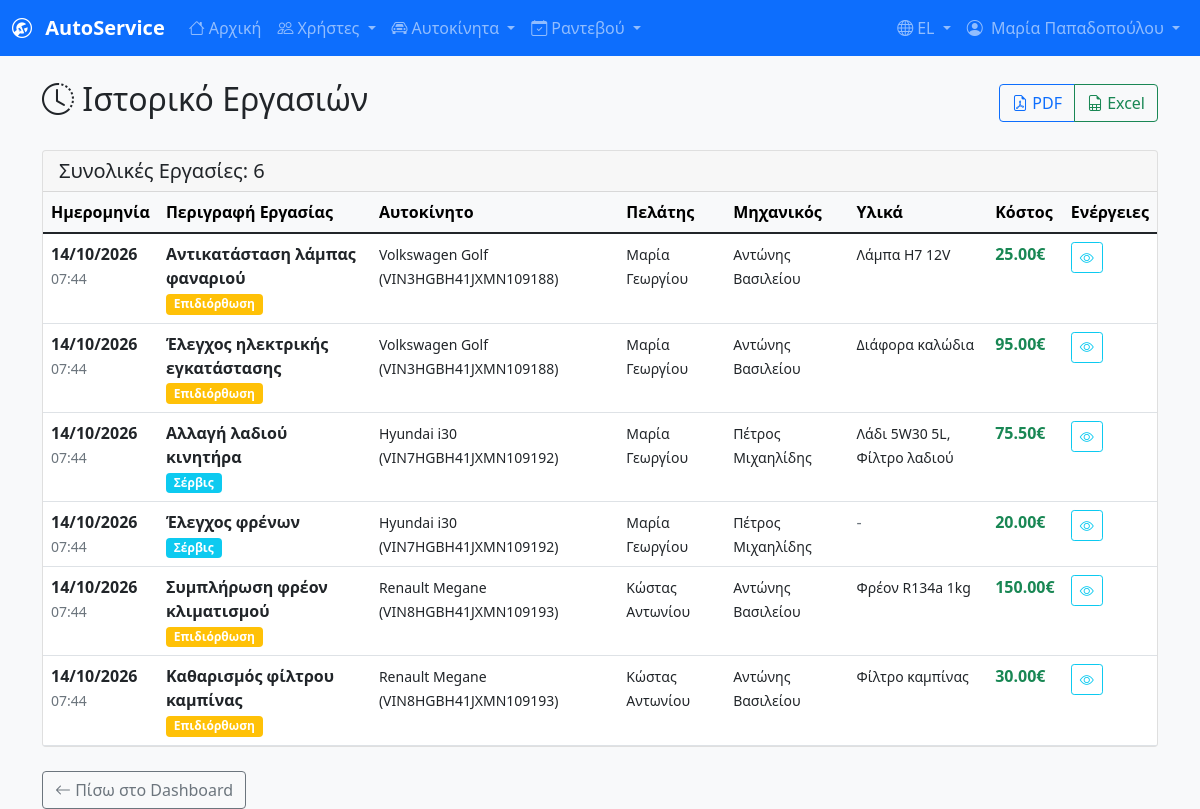
Page /reports/service_history.php (signed in) on the committed database.
### tables this page shows
CREATE TABLE users (
    id INT PRIMARY KEY AUTO_INCREMENT,
    username VARCHAR(50) UNIQUE NOT NULL,
    email VARCHAR(100) UNIQUE NOT NULL,
    password VARCHAR(255) NOT NULL,
    first_name VARCHAR(50) NOT NULL,
    last_name VARCHAR(50) NOT NULL,
    id_number VARCHAR(20) UNIQUE NOT NULL COMMENT 'Αριθμός Ταυτότητας (ΑΤ)',
    role ENUM('customer', 'secretary', 'mechanic') NOT NULL,
    phone VARCHAR(15),
    is_active BOOLEAN DEFAULT FALSE COMMENT 'Λογαριασμός ανενεργός μέχρι ενεργοποίησης από γραμματέα',
    created_at TIMESTAMP DEFAULT CURRENT_TIMESTAMP,
    updated_at TIMESTAMP DEFAULT CURRENT_TIMESTAMP ON UPDATE CURRENT_TIMESTAMP,
    INDEX idx_username (username),
    INDEX idx_email (email),
    INDEX idx_role (role),
    INDEX idx_id_number (id_number)
);

CREATE TABLE services (
    id INT PRIMARY KEY AUTO_INCREMENT,
    appointment_id INT,
    description TEXT NOT NULL COMMENT 'Περιγραφή εργασίας',
    materials_used TEXT COMMENT 'Σχετιζόμενα υλικά',
    completion_time TIMESTAMP DEFAULT CURRENT_TIMESTAMP COMMENT 'Ώρα περαίωσης εργασίας',
    cost DECIMAL(10,2) NOT NULL DEFAULT 0.00 COMMENT 'Κόστος εργασίας',
    created_at TIMESTAMP DEFAULT CURRENT_TIMESTAMP,
    FOREIGN KEY (appointment_id) REFERENCES appointments(id) ON DELETE CASCADE,
    INDEX idx_appointment_id (appointment_id)
);

### includes/auth.php (called while the page is built, shortened)
<?php
function isLoggedIn() {
    return isset($_SESSION['user_id']) && !empty($_SESSION['user_id']);
}
function getCurrentUser() {
    return [
        'id' => $_SESSION['user_id'],
        'username' => $_SESSION['username'] ?? '',
        'first_name' => $_SESSION['first_name'] ?? '',
        'last_name' => $_SESSION['last_name'] ?? '',
        'full_name' => ($_SESSION['first_name'] ?? '') . ' ' . ($_SESSION['last_name'] ?? ''),
        'email' => $_SESSION['email'] ?? '',
        'role' => $_SESSION['role'] ?? 'customer',
        'phone' => $_SESSION['phone'] ?? '',
        'is_active' => $_SESSION['is_active'] ?? 1
    ];
}
function getUserFullName() {
    $user = getCurrentUser();
    $firstName = $user['first_name'] ?? '';
    $lastName = $user['last_name'] ?? '';
    return trim($firstName . ' ' . $lastName);
}
function loadUserDataToSession() {
    try {
        global $pdo;
        $stmt = $pdo->prepare("
            SELECT id, username, first_name, last_name, email, role, phone, is_active, created_at
            FROM users
            WHERE id = ? AND is_active = 1
        ");
        $stmt->execute([$_SESSION['user_id']]);
        $user = $stmt->fetch(PDO::FETCH_ASSOC);
        if ($user) {
            return true;
        } else {
            logout();
            return false;
        }
    } catch (Exception $e) {
        error_log("Error loading user data: " . $e->getMessage());
        $_SESSION['first_name'] = $_SESSION['first_name'] ?? '';
        $_SESSION['last_name'] = $_SESSION['last_name'] ?? '';
        $_SESSION['role'] = $_SESSION['role'] ?? 'customer';
        $_SESSION['user_data_loaded'] = true;
        return false;
    }
}
if (isLoggedIn() && (!isset($_SESSION['user_data_loaded']) || !$_SESSION['user_data_loaded'])) {
    loadUserDataToSession();
}
?>

### reports/service_history.php (the view, shortened to what this page needs)
<?php
require_once '../config/database.php';
try {
    if ($_SESSION['role'] === 'customer') {
        $stmt = $pdo->prepare("
            SELECT s.*, a.appointment_date, a.reason as appointment_reason,
                   CONCAT(v.brand, ' ', v.model, ' (', v.serial_number, ')') as vehicle_info,
                   CONCAT(u.first_name, ' ', u.last_name) as mechanic_name
            FROM services s
            JOIN appointments a ON s.appointment_id = a.id
            JOIN vehicles v ON a.vehicle_id = v.id
            LEFT JOIN users u ON a.mechanic_id = u.id
            WHERE a.customer_id = ?
            ORDER BY s.completion_time DESC
        ");
        $stmt->execute([$_SESSION['user_id']]);
    } else {
        $stmt = $pdo->prepare("
            SELECT s.*, a.appointment_date, a.reason as appointment_reason,
                   CONCAT(v.brand, ' ', v.model, ' (', v.serial_number, ')') as vehicle_info,
                   CONCAT(u.first_name, ' ', u.last_name) as mechanic_name,
                   CONCAT(cu.first_name, ' ', cu.last_name) as customer_name
            FROM services s
            JOIN appointments a ON s.appointment_id = a.id
            JOIN vehicles v ON a.vehicle_id = v.id
            JOIN users cu ON a.customer_id = cu.id
            LEFT JOIN users u ON a.mechanic_id = u.id
            ORDER BY s.completion_time DESC
        ");
        $stmt->execute();
    }
    $services = $stmt->fetchAll();
} catch (Exception $e) {
    $services = [];
    error_log("Error loading service history: " . $e->getMessage());
}
?>
<!DOCTYPE html>
<html lang="el">
<head>
    <link href="https://cdn.jsdelivr.net/npm/bootstrap@5.1.3/dist/css/bootstrap.min.css" rel="stylesheet">
    <link href="https://cdn.jsdelivr.net/npm/bootstrap-icons@1.8.1/font/bootstrap-icons.css" rel="stylesheet">
</head>
<body class="bg-light">
    <?php include '../includes/navbar.php'; ?>
    <div class="container mt-4">
        <div class="d-flex justify-content-between align-items-center mb-4">
            <h2><i class="bi bi-clock-history"></i> Ιστορικό Εργασιών</h2>
            <?php if ($_SESSION['role'] !== 'customer'): ?>
                <div class="btn-group">
                    <button class="btn btn-outline-primary" onclick="exportHistory('pdf')">
                        <i class="bi bi-file-earmark-pdf"></i> PDF
                    </button>
                    <button class="btn btn-outline-success" onclick="exportHistory('excel')">
                        <i class="bi bi-file-earmark-spreadsheet"></i> Excel
                    </button>
                </div>
            <?php endif; ?>
        </div>
        <?php if (empty($services)): ?>
            <div class="card">
                <div class="card-body text-center py-5">
                    <i class="bi bi-clock-history" style="font-size: 3rem; color: #ccc;"></i>
                    <h4 class="mt-3 text-muted">
                        <?php echo $_SESSION['role'] === 'customer' ? 'Δεν έχετε ιστορικό εργασιών' : 'Δεν υπάρχουν εργασίες στο σύστημα'; ?>
                    </h4>
                    <p class="text-muted">
                        <?php echo $_SESSION['role'] === 'customer' ? 'Κλείστε το πρώτο σας ραντεβού' : 'Οι εργασίες θα εμφανιστούν εδώ μετά την ολοκλήρωσή τους'; ?>
                    </p>
                </div>
            </div>
        <?php else: ?>
            <div class="card">
                <div class="card-header">
                    <h5 class="mb-0">
                        Συνολικές Εργασίες: <?php echo count($services); ?>
                    </h5>
                </div>
                <div class="card-body p-0">
                    <div class="table-responsive">
                        <table class="table table-hover mb-0">
                            <thead class="table-light">
                                <tr>
                                    <th>Ημερομηνία</th>
                                    <th>Περιγραφή Εργασίας</th>
                                    <th>Αυτοκίνητο</th>
                                    <?php if ($_SESSION['role'] !== 'customer'): ?>
                                        <th>Πελάτης</th>
                                    <?php endif; ?>
                                    <th>Μηχανικός</th>
                                    <th>Υλικά</th>
                                    <th>Κόστος</th>
                                    <th>Ενέργειες</th>
                                </tr>
                            </thead>
                            <tbody>
                                <?php foreach ($services as $service): ?>
                                    <tr>
                                        <td>
                                            <div>
                                                <strong><?php echo date('d/m/Y', strtotime($service['completion_time'])); ?></strong><br>
                                                <small class="text-muted"><?php echo date('H:i', strtotime($service['completion_time'])); ?></small>
                                            </div>
                                        </td>
                                        <td>
                                            <div>
                                                <strong><?php echo htmlspecialchars($service['description']); ?></strong>
                                                <?php if ($service['appointment_reason']): ?>
                                                    <br><span class="badge bg-<?php echo $service['appointment_reason'] === 'service' ? 'info' : 'warning'; ?> text-xs">
                                                        <?php echo $service['appointment_reason'] === 'service' ? 'Σέρβις' : 'Επιδιόρθωση'; ?>
                                                    </span>
                                                <?php endif; ?>
                                            </div>
                                        </td>
                                        <td>
                                            <small><?php echo htmlspecialchars($service['vehicle_info']); ?></small>
                                        </td>
                                        <?php if ($_SESSION['role'] !== 'customer'): ?>
                                            <td>
                                                <small><?php echo htmlspecialchars($service['customer_name'] ?? 'N/A'); ?></small>
                                            </td>
                                        <?php endif; ?>
                                        <td>
                                            <small><?php echo htmlspecialchars($service['mechanic_name'] ?? 'N/A'); ?></small>
                                        </td>
                                        <td>
                                            <?php if (!empty($service['materials_used'])): ?>
                                                <small><?php echo htmlspecialchars($service['materials_used']); ?></small>
                                            <?php else: ?>
                                                <span class="text-muted">-</span>
                                            <?php endif; ?>
                                        </td>
                                        <td>
                                            <span class="fw-bold text-success"><?php echo number_format($service['cost'], 2); ?>€</span>
                                        </td>
                                        <td>
                                            <button class="btn btn-sm btn-outline-info" onclick="viewServiceDetails(<?php echo $service['id']; ?>)">
                                                <i class="bi bi-eye"></i>
                                            </button>
                                        </td>
                                    </tr>
                                <?php endforeach; ?>
                            </tbody>
                        </table>
                    </div>
                </div>
            </div>
        <?php endif; ?>
        <div class="mt-4">
            <a href="<?php echo $_SESSION['role']; ?>_dashboard.php" class="btn btn-outline-secondary">
                <i class="bi bi-arrow-left"></i> Πίσω στο Dashboard
            </a>
        </div>
    </div>
</body>
</html>

### includes/navbar.php (shortened to what this page needs)
<?php
require_once __DIR__ . '/auth.php';
$current_user = getCurrentUser();
$user_role = $current_user['role'] ?? '';
$user_name = getUserFullName();
$base_url = '/garage_management';
$dashboard_links = [
    'secretary' => $base_url . '/secretary_dashboard.php',
    'customer' => $base_url . '/customer_dashboard.php',
    'mechanic' => $base_url . '/mechanic_dashboard.php',
    'admin' => $base_url . '/admin_dashboard.php'
];
$dashboard_link = $dashboard_links[$user_role] ?? $base_url . '/auth/login.php';
?>
<nav class="navbar navbar-expand-lg navbar-dark bg-primary sticky-top">
    <div class="container-fluid">
        <a class="navbar-brand fw-bold" href="<?php echo $dashboard_link; ?>">
            <i class="bi bi-wrench-adjustable-circle me-2"></i>
            AutoService
        </a>
        <div class="collapse navbar-collapse" id="navbarNav">
            <ul class="navbar-nav me-auto">
                <li class="nav-item">
                    <a class="nav-link" href="<?php echo $dashboard_link; ?>">
                        <i class="bi bi-house me-1"></i>Αρχική
                    </a>
                </li>
                <?php if ($user_role === 'secretary'): ?>
                    <li class="nav-item dropdown">
                        <a class="nav-link dropdown-toggle" href="#" role="button" data-bs-toggle="dropdown">
                            <i class="bi bi-people me-1"></i>Χρήστες
                        </a>
                    </li>
                    <li class="nav-item dropdown">
                        <a class="nav-link dropdown-toggle" href="#" role="button" data-bs-toggle="dropdown">
                            <i class="bi bi-car-front me-1"></i>Αυτοκίνητα
                        </a>
                    </li>
                    <li class="nav-item dropdown">
                        <a class="nav-link dropdown-toggle" href="#" role="button" data-bs-toggle="dropdown">
                            <i class="bi bi-calendar-check me-1"></i>Ραντεβού
                        </a>
                    </li>
                <?php endif; ?>
            </ul>
            <ul class="navbar-nav">
                <li class="nav-item dropdown">
                    <a class="nav-link dropdown-toggle" href="#" role="button" data-bs-toggle="dropdown">
                        <i class="bi bi-globe me-1"></i>EL
                    </a>
                </li>
                <li class="nav-item dropdown">
                    <a class="nav-link dropdown-toggle" href="#" role="button" data-bs-toggle="dropdown"
                       data-bs-auto-close="outside">
                        <i class="bi bi-person-circle me-1"></i>
                        <span class="d-none d-lg-inline"><?php echo htmlspecialchars($user_name); ?></span>
                    </a>
                </li>
            </ul>
        </div>
    </div>
</nav>

### rows in the picture
users: user_name "Μαρία Παπαδοπούλου"
services: completion_time "14/10/2026", completion_time "07:44", description "Αντικατάσταση λάμπας φαναριού", shows "Επιδιόρθωση", vehicle_info "Volkswagen Golf (VIN3HGBH41JXMN109188)", customer_name "Μαρία Γεωργίου", mechanic_name "Αντώνης Βασιλείου", materials_used "Λάμπα H7 12V", cost "25.00"
services: completion_time "14/10/2026", completion_time "07:44", description "Έλεγχος ηλεκτρικής εγκατάστασης", shows "Επιδιόρθωση", vehicle_info "Volkswagen Golf (VIN3HGBH41JXMN109188)", customer_name "Μαρία Γεωργίου", mechanic_name "Αντώνης Βασιλείου", materials_used "Διάφορα καλώδια", cost "95.00"
services: completion_time "14/10/2026", completion_time "07:44", description "Αλλαγή λαδιού κινητήρα", shows "Σέρβις", vehicle_info "Hyundai i30 (VIN7HGBH41JXMN109192)", customer_name "Μαρία Γεωργίου", mechanic_name "Πέτρος Μιχαηλίδης", materials_used "Λάδι 5W30 5L, Φίλτρο λαδιού", cost "75.50"
services: completion_time "14/10/2026", completion_time "07:44", description "Έλεγχος φρένων", shows "Σέρβις", vehicle_info "Hyundai i30 (VIN7HGBH41JXMN109192)", customer_name "Μαρία Γεωργίου", mechanic_name "Πέτρος Μιχαηλίδης", cost "20.00"
services: completion_time "14/10/2026", completion_time "07:44", description "Συμπλήρωση φρέον κλιματισμού", shows "Επιδιόρθωση", vehicle_info "Renault Megane (VIN8HGBH41JXMN109193)", customer_name "Κώστας Αντωνίου", mechanic_name "Αντώνης Βασιλείου", materials_used "Φρέον R134a 1kg", cost "150.00"
services: completion_time "14/10/2026", completion_time "07:44", description "Καθαρισμός φίλτρου καμπίνας", shows "Επιδιόρθωση", vehicle_info "Renault Megane (VIN8HGBH41JXMN109193)", customer_name "Κώστας Αντωνίου", mechanic_name "Αντώνης Βασιλείου", materials_used "Φίλτρο καμπίνας", cost "30.00"

### other values in the picture
count($services) "6"
